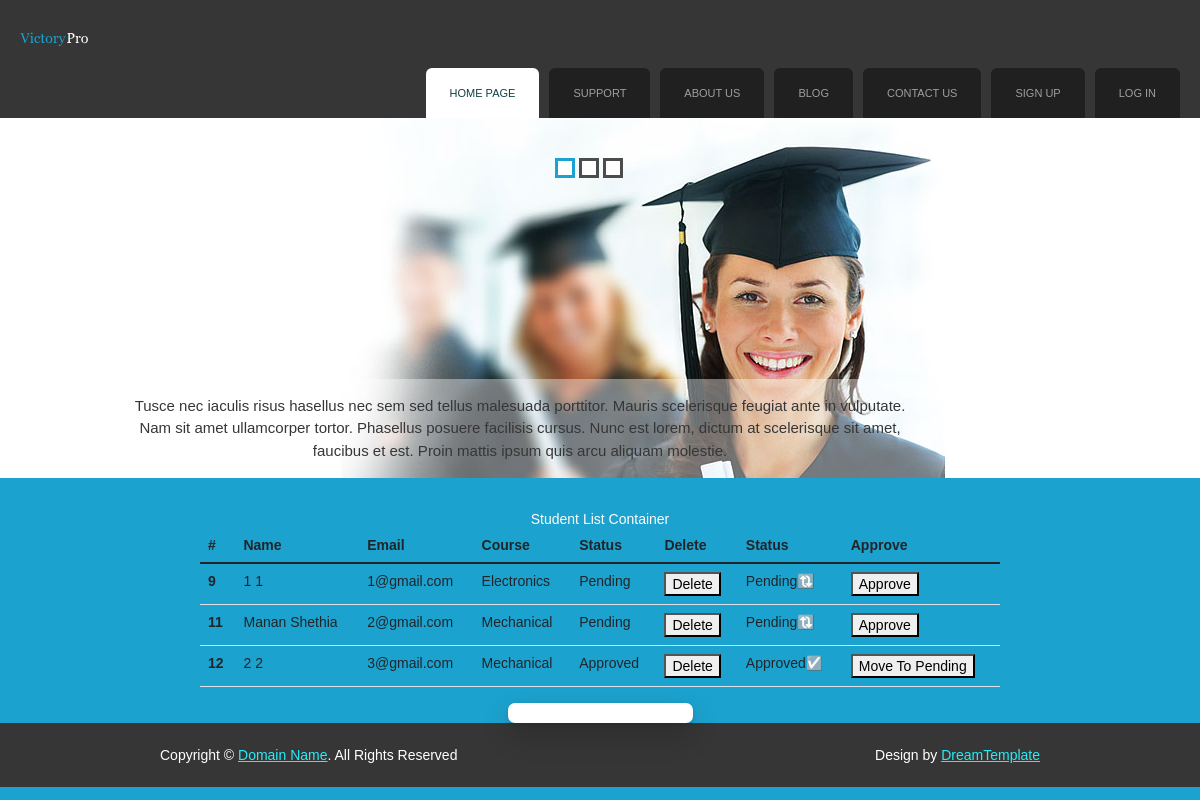
/studentList/, run on the app's committed database.
### onlineexamapp/models.py (models this page shows, shortened)
class User(models.Model): # STUDENT
    userType = models.CharField(max_length = 100, default = "Student")
    fname = models.CharField(max_length = 100)
    lname = models.CharField(max_length = 100)
    email = models.CharField(max_length = 100)
    mobile = models.CharField(max_length = 100)
    course = models.CharField(max_length = 100, default="")
    gender = models.CharField(max_length = 100)
    password = models.CharField(max_length = 100)
    address = models.TextField()
    profilePic = models.ImageField(upload_to = 'profilePic/', default="")
    userStatus = models.CharField(max_length = 100, default = "Pending")

### onlineexamapp/views.py (the view)
# urls.py: path('studentList/', views.studentList, name='studentList'),
def studentList(request):
    studentsList = User.objects.filter(userType = "Student")
    return render(request, 'studentList.html', {'studentsList': studentsList})

### onlineexamapp/templates/studentList.html (shortened to what this page needs)
{% extends 'header.html' %}
{% load static %}
{% block content %}
<!DOCTYPE html>
<html lang="en">
<head>
</head>
<body>
    Student List Container
    <table class="table table-hover static-table" align="center" id="studentTable">
        <thead>
          <tr>
            <th scope="col">#</th>
            <th scope="col">Name</th>
            <th scope="col">Email</th>
            <th scope="col">Course</th>
            <th scope="col">Status</th>
            <th scope="col">Delete</th>
            <th scope="col">Status</th>
            <th scope="col">Approve</th>
          </tr>
        </thead>
        <tbody>
          {% for i in studentsList %}
          <tr>
            <th scope="row">{{i.id}}</th>
            <td>{{i.fname}} {{i.lname}}</td>
            <td>{{i.email}}</td>
            <td>{{i.course}}</td>
            <td>{{i.userStatus}}</td>
            {% if i.userStatus == "Approved" %}
            <td><button type="button">Delete</button></td>
            <td>Approved☑️</td>
            <td><button type="button" id="{{i.id}}">Move To Pending</button></td>
            {% else %}
            <td><button type="button">Delete</button></td>
            <td>Pending🔃</td>
            <td><button type="button" id="{{i.id}}">Approve</button></td>
            {% endif %}
          </tr>
          {% endfor %}
        </tbody>
      </table>
      <input type="text">
</body>
</html>
{% endblock %}

### onlineexamapp/static/css/style.css (style rules this page uses)
body { margin:0; padding:0; width:100%; color:#28ecfa; font:normal 12px/1.5em "Liberation sans", Arial, Helvetica, sans-serif; background:#1ca2ce url(../images/main_bg.gif) repeat-x left top; }
html, .main { padding:0; margin:0; }
input { border: 0px solid #114044; border-radius: 7px; box-shadow: rgba(0, 0, 0, 0.2) 0px 12px 28px 0px, rgba(0, 0, 0, 0.1) 0px 2px 4px 0px, rgba(255, 255, 255, 0.05) 0px 0px 0px 1px inset; }

### onlineexamapp/templates/studentList.html (style rules this page uses)
body { text-align: center; }
.static-table { text-align: left; width: 800px; }

### data on the page
User: id "9", fname "1", lname "1", email "1@gmail.com", course "Electronics", userStatus "Pending"
User: id "11", fname "Manan", lname "Shethia", email "2@gmail.com", course "Mechanical", userStatus "Pending"
User: id "12", fname "2", lname "2", email "3@gmail.com", course "Mechanical", userStatus "Approved"
